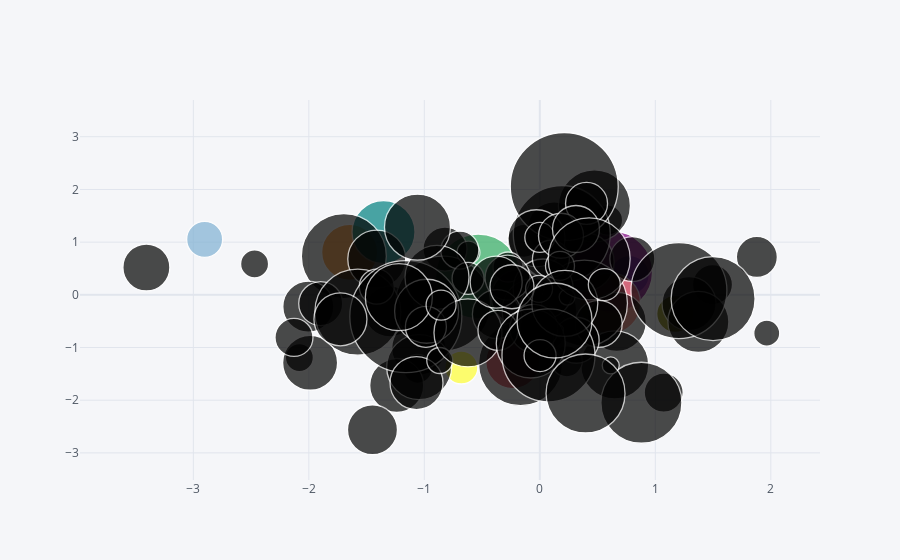

The cell this chart's notebook holds for it:
### Code cell
dataframe.iplot(kind='bubble', x='a', y='b', size='c') #El tamaño de las burbujas sea el valor de la columna c
